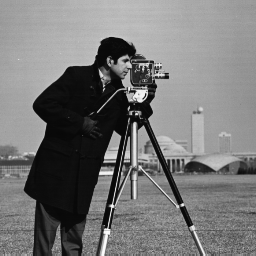
#> input picture Etc/FPM-simulation-master_E/cameraman.tif, 256 x 256 px
$ jupyter execute --allow-errors 'Basic Fourier Ptychography_v2.ipynb'
#> lines starting #> are read from the running program, lines starting #| are printed output that depends on the picture
# Simulation of Basic Fourier Ptychograpghy

**Simulate the high resoluiton complex object **

[cell 1]
import numpy as np
from PIL import Image
import matplotlib.pyplot as plt
import time

#reshape size
size_obj=1024;

## objectAmplitude와 phase에 이미지 로드, size_obj로 리사이즈 해준다.
objectAmplitude = Image.open('./cameraman.tif')
#> objectAmplitude is the input picture: PIL image 256x256 L; min 7, max 253, mean 118.7
objectAmplitude=np.array(objectAmplitude)

phase = Image.open('./westconcordorthophoto.png');
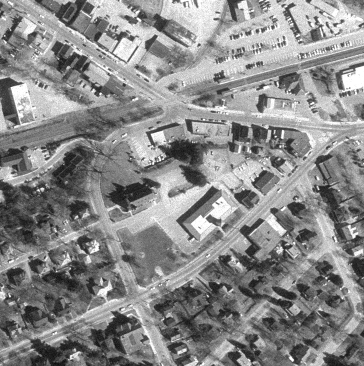
#> input picture Etc/FPM-simulation-master_E/westconcordorthophoto.png, 364 x 366 px
#> phase is the input picture: PIL image 364x366 L; min 13, max 255, mean 137.8
phase = phase.resize((size_obj,size_obj))
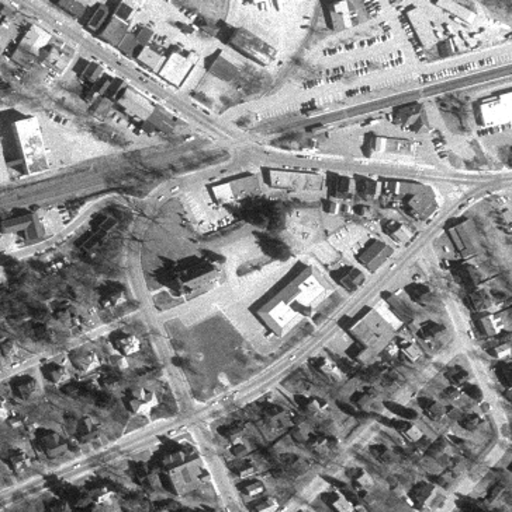
#> phase: PIL image 1024x1024 L (shown at 1/2 size); min 12, max 255, mean 137.8
phase = np.array(phase)
phase = phase/np.max(phase)
#> phase: shape (1024, 1024) float64

#> (the rest of this cell did not finish here and is left out)

 **Simulate the forward imaging process of Fourier ptychography**

 1. setup the parameters for the spatially coherent imaging system


[cell 2]
#parameter for illumination
waveLength = 0.518e-6;    #사용된 빛의 종류
k0 = 2*np.pi/waveLength; #wavevector

#parameter for camera
spsize = 2.4e-6;        #sampling pixel size of the camera
#parameter for simulation (Ground Truth)
psize = spsize / 6;      #the pixel size of the final reconstructed super-resolution image

#parameter for Imaging System
NA = 0.1;               #NA of 대물렌즈
arraysize = 19;
LEDgap = 4; # 4mm between adjacent LEDs
LEDheight = 60; # distance bewteen the LED matrix and the sample

2. Create the wave vectors for the LED illumiantion

[cell 3]
xlocation = np.zeros((1,arraysize**2));
ylocation = np.zeros((1,arraysize**2));

for i in range (0,arraysize):# from top left to bottom right
    for k in range(0,arraysize):
        xlocation[0,k+arraysize*(i)] = (((1-arraysize)/2)+k)*LEDgap
        ylocation[0,k+arraysize*(i)] = ((arraysize-1)/2-(i))*LEDgap

## Relative Fourier Domain location of LED array
kx_relative = -np.sin(np.arctan(xlocation/LEDheight));
ky_relative = -np.sin(np.arctan(ylocation/LEDheight));

3. Generate the low-pass filtered images

#> (a cell that did not finish here is left out)

**Simulate the recovering process to  high resolution image**

1. Make a sequence

[cell 5]
def gseq(arraysize):

#> called with arraysize = 19
  n=(arraysize+1)/2;
  sequence=np.zeros((2,arraysize**2))
  sequence[0,0]=n;
  sequence[1,0]=n;
  dx=+1;
  dy=-1;
  stepx=+1;
  stepy=-1;
  direction=+1;
  counter=0;

  for i in range (1,arraysize**2):
      counter=counter+1;
      if (direction==+1):
          sequence[0,i]=sequence[0,i-1]+dx;
          sequence[1,i]=sequence[1,i-1];
          if (counter==abs(stepx)):
              counter=0;
              direction=direction*-1;
              dx=dx*-1;
              stepx=stepx*-1;
              if stepx>0:
                  stepx=stepx+1;
              else:
                  stepx=stepx-1;

      else:
          sequence[0,i]=sequence[0,i-1];
          sequence[1,i]=sequence[1,i-1]+dy;
          if (counter==abs(stepy)):
              counter=0;
              direction=direction*-1;
              dy=dy*-1;
              stepy=stepy*-1;
              if (stepy>0):
                  stepy=stepy+1;
              else:
                  stepy=stepy-1;

  seq=(sequence[0,:]-1)*arraysize+sequence[1,:]
  return seq
